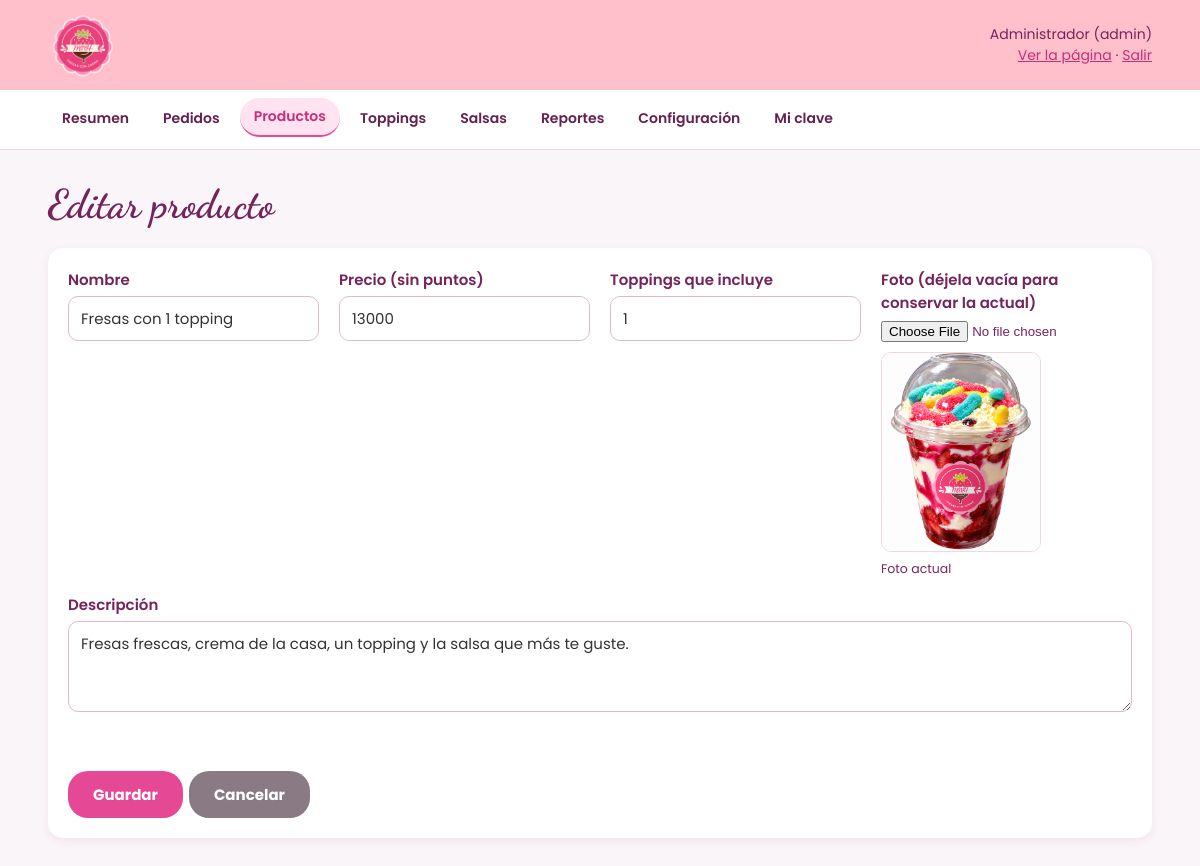
The app's page /admin/producto_form.php?id=1 (signed in) with its own data.
### tables this page shows
CREATE TABLE productos (
  id                 INT AUTO_INCREMENT PRIMARY KEY,
  nombre             VARCHAR(60)  NOT NULL UNIQUE,
  descripcion        VARCHAR(200) NOT NULL DEFAULT '',
  toppings_incluidos TINYINT      NOT NULL,
  precio             INT UNSIGNED NOT NULL,
  imagen             VARCHAR(150) NOT NULL DEFAULT '',
  disponible         TINYINT(1)   NOT NULL DEFAULT 1,
  activo             TINYINT(1)   NOT NULL DEFAULT 1,
  CHECK (toppings_incluidos BETWEEN 1 AND 4),
  CHECK (precio > 0)
);

### includes/funciones.php (called while the page is built, shortened)
<?php
require_once __DIR__ . "/conexion.php";
function limpiar($texto)
{
    return htmlspecialchars((string) $texto, ENT_QUOTES, "UTF-8");
}
function consultar($sql, $tipos = "", $valores = [])
{
    global $conexion;
    $stmt = $conexion->prepare($sql);
    if ($tipos !== "") {
        $stmt->bind_param($tipos, ...$valores);
    }
    $stmt->execute();
    $filas = $stmt->get_result()->fetch_all(MYSQLI_ASSOC);
    return $filas;
}
function consultar_uno($sql, $tipos = "", $valores = [])
{
    $filas = consultar($sql, $tipos, $valores);
    return $filas[0] ?? null;
}

### admin/producto_form.php (the view, shortened to what this page needs)
<?php
$id = (int) ($_GET["id"] ?? 0);
$producto = [
    "nombre" => "", "descripcion" => "", "toppings_incluidos" => 1,
    "precio" => "", "imagen" => "",
];
if ($id) {
    $producto = consultar_uno("SELECT * FROM productos WHERE id = ?", "i", [$id]);
}
$titulo = $id ? "Editar producto" : "Nuevo producto";
require "encabezado.php";
?>
<h1><?= $titulo ?></h1>
<form class="caja formulario" method="post" enctype="multipart/form-data" id="form-producto" novalidate>
    <div>
        <label for="nombre">Nombre</label>
        <input type="text" id="nombre" name="nombre" value="<?= limpiar($producto["nombre"]) ?>" maxlength="60" required>
    </div>
    <div>
        <label for="precio">Precio (sin puntos)</label>
        <input type="number" id="precio" name="precio" value="<?= limpiar($producto["precio"]) ?>" min="1000" max="200000" step="100" required>
    </div>
    <div>
        <label for="toppings_incluidos">Toppings que incluye</label>
        <input type="number" id="toppings_incluidos" name="toppings_incluidos" value="<?= limpiar($producto["toppings_incluidos"]) ?>" min="1" max="4" required>
    </div>
    <div>
        <label for="imagen">Foto <?= $id ? "(déjela vacía para conservar la actual)" : "" ?></label>
        <input type="file" id="imagen" name="imagen" accept="image/jpeg,image/png,image/webp">
        <img class="vista-previa" id="vista-previa"
             src="<?= $producto["imagen"] ? "../" . limpiar($producto["imagen"]) : "" ?>"
             alt="Vista previa de la foto" <?= $producto["imagen"] ? "" : "hidden" ?>>
        <small id="nota-previa"><?= $producto["imagen"] ? "Foto actual" : "" ?></small>
    </div>
    <div class="completo">
        <label for="descripcion">Descripción</label>
        <textarea id="descripcion" name="descripcion" maxlength="200" rows="3"><?= limpiar($producto["descripcion"]) ?></textarea>
    </div>
    <p class="mensaje-error completo" id="error-form"></p>
    <div class="completo botones-fila">
        <button type="submit">Guardar</button>
        <a class="boton boton-gris" href="productos.php">Cancelar</a>
    </div>
</form>
<?php require "pie.php"; ?>

### assets/css/estilos.css (style rules this page uses)
:root { --vino: #74245b; --vino-oscuro: #64204f; --rosado: #e54895; --rosado-oscuro: #c92d78; --rosado-titulo: #d83c8a; --rosado-claro: #ffe3f0; --rosado-fondo: #f9d8e9; --pie: #722451; --verde: #1f9d55; --rojo: #c62828; }
* { margin: 0; padding: 0; box-sizing: border-box; }
html { scroll-behavior: smooth; }
body { font-family: 'Poppins', Arial, sans-serif; background-color: white; color: var(--vino); overflow-x: hidden; }
h1, h2, h3 { font-family: 'Dancing Script', cursive; }
img { max-width: 100%; }
button, .boton { display: inline-block; border: none; background-color: var(--rosado); color: white; padding: 12px 25px; border-radius: 20px; cursor: pointer; font-weight: bold; font-family: inherit; font-size: 15px; text-decoration: none; transition: transform 0.3s ease, box-shadow 0.3s ease, background-color 0.3s; }
label { display: block; margin: 10px 0; cursor: pointer; }
.mensaje-error { color: var(--rojo); font-weight: bold; margin-top: 10px; min-height: 1em; }
input[type="text"], input[type="tel"], input[type="email"], input[type="password"], input[type="number"], input[type="search"], select, textarea { width: 100%; padding: 10px 12px; border: 1px solid #e3b8cd; border-radius: 10px; font-family: inherit; font-size: 15px; color: #333; }
.panel-cuerpo { background: #faf5f8; font-size: 15px; }
.panel h1 { font-size: 40px; margin-bottom: 20px; }
.caja { background: white; border-radius: 15px; padding: 20px; box-shadow: 0 3px 10px rgba(116, 36, 91, 0.08); margin-bottom: 20px; }
.formulario { display: grid; grid-template-columns: repeat(auto-fit, minmax(240px, 1fr)); gap: 14px 20px; }
.formulario .completo { grid-column: 1 / -1; }
.formulario label { margin: 0 0 5px; font-weight: 600; }
.botones-fila { display: flex; gap: 6px; flex-wrap: wrap; }
.boton-gris { background: #8a7a84; }
.vista-previa { display: block; width: 160px; height: 200px; object-fit: cover; border-radius: 10px; margin: 10px 0 4px; border: 1px solid #f0d6e3; }

### records on screen
productos: nombre "Fresas con 1 topping", precio "13000", toppings_incluidos "1", imagen (picture), descripcion "Fresas frescas, crema de la casa, un topping y la salsa que más te guste."

### other values on screen
limpiar($usuario["nombre"]) "Administrador"
limpiar($usuario["rol"]) "admin"
$texto "Resumen"
$texto "Pedidos"
$texto "Productos"
$texto "Toppings"
$texto "Salsas"
$texto "Reportes"
$texto "Configuración"
$texto "Mi clave"
$titulo "Editar producto"
